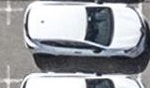
#> input picture study_materials/dataset/temp10.jpg, 150 x 88 px
$ jupyter execute --allow-errors lab4.ipynb
#> lines starting #> are read from the running program, lines starting #| are printed output that depends on the picture
[cell 1]
import numpy as np
from scipy.fftpack import dct
import cv2
from sklearn.linear_model import LogisticRegression
def create_correct_result(a, b=0):
    if b != 0:
        return np.concatenate((np.ones(a), np.zeros(b)))
    else:
        half_size = int(a / 2)
        ones = np.ones(half_size)
        zeros = np.zeros(half_size)
        return np.concatenate((ones, zeros))


def check_recognition_correctness(predicted, correct_prediction):
    if predicted.shape[0] != correct_prediction.shape[0]:
        return
    correct_counter = 0
    for iterator in range(predicted.shape[0]):
        if predicted[iterator] == correct_prediction[iterator]:
            correct_counter += 1
    correct_percent = correct_counter / predicted.shape[0]
    print("recognition correctness = ", correct_percent, "% (" , correct_counter , "/", predicted.shape[0], ")")
# Завантажте зображення (використовуйте ваші шляхи до файлів)
image_paths = [
    "./dataset/temp10.jpg", "./dataset/temp11.jpg", "./dataset/temp12.jpg",
    "./dataset/temp13.jpg", "./dataset/temp14.jpg", "./dataset/temp15.jpg",
    "./dataset/temp16.jpg", "./dataset/temp17.jpg", "./dataset/temp18.jpg",
    "./dataset/temp19.jpg", "./dataset/temp20.jpg", "./dataset/temp21.jpg",
    "./dataset/temp22.jpg", "./dataset/temp23.jpg", "./dataset/temp24.jpg",
    "./dataset/temp36.jpg", "./dataset/temp37.jpg", "./dataset/temp38.jpg",
    "./dataset/temp39.jpg", "./dataset/temp40.jpg", "./dataset/temp41.jpg",
    "./dataset/temp42.jpg", "./dataset/temp43.jpg", "./dataset/temp44.jpg",
    "./dataset/temp45.jpg", "./dataset/temp46.jpg", "./dataset/temp47.jpg",
    "./dataset/temp48.jpg", "./dataset/temp49.jpg", "./dataset/temp50.jpg",
]


def compute_features(image_path):
    # Завантажте зображення та перетворіть його на чорно-біле
#> called with image_path = './dataset/temp10.jpg'
    image = cv2.imread(image_path, cv2.IMREAD_GRAYSCALE)
#> image: shape (88, 150); min 17, max 255, mean 157

    # Обчисліть FFT
    fft_result = np.fft.fft2(image)
    fft_amplitudes = np.abs(fft_result)
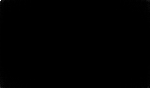
#> fft_amplitudes: shape (88, 150) float64; min 2, max 2072002, mean 2503.4; drawn with min black and max white

    # Обчисліть DCT
    dct_result = dct(dct(image, axis=0), axis=1)
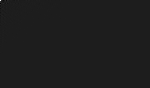
#> dct_result: shape (88, 150) float64; min -1086779, max 8288008, mean 490.4; drawn with min black and max white
    dct_coefficients = np.abs(dct_result)

    # Отримайте характеристичні ознаки (наприклад, середнє значення амплітуд FFT та коефіцієнти DCT)
    mean_fft_amplitude = np.mean(fft_amplitudes)
#> mean_fft_amplitude = 2503.4
    mean_dct_coefficient = np.mean(dct_coefficients)
#> mean_dct_coefficient = 4956.6
#> `fft_amplitude, dct_coefficient = compute_features(path)`: fft_amplitude = 2503.4; dct_coefficient = 4956.6
#> pass 2 of the loop `for path in image_paths:`:
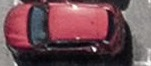
#> input picture study_materials/dataset/temp11.jpg, 151 x 66 px
#> in compute_features (call 2), `image = cv2.imread(image_path, cv2.IMREAD_GRAYSCALE)`:
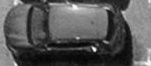
#> image: shape (66, 151); min 3, max 253, mean 86.7
#> in compute_features (call 2), `fft_amplitudes = np.abs(fft_result)`:
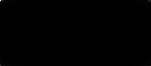
#> fft_amplitudes: shape (66, 151) float64; min 2.68, max 864450, mean 1332.5; drawn with min black and max white
#> dct_result: shape (66, 151) float64
#> dct_coefficients: shape (66, 151) float64
#> mean_fft_amplitude = 1332.5
#> mean_dct_coefficient = 2705.3
#> fft_amplitude = 1332.5; dct_coefficient = 2705.3
#> pass 3 of the loop `for path in image_paths:`:
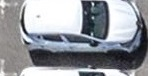
#> input picture study_materials/dataset/temp12.jpg, 151 x 76 px
#> image: shape (76, 151)
#> in compute_features (call 3), `fft_amplitudes = np.abs(fft_result)`:
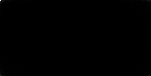
#> fft_amplitudes: shape (76, 151) float64; min 2.27, max 1748816, mean 2290.1; drawn with min black and max white
#> in compute_features (call 3), `dct_result = dct(dct(image, axis=0), axis=1)`:
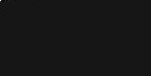
#> dct_result: shape (76, 151) float64; min -671430.1, max 6995264, mean 688.8; drawn with min black and max white
#> dct_coefficients: shape (76, 151) float64
#> mean_fft_amplitude = 2290.1
#> mean_dct_coefficient = 4850.5
#> fft_amplitude = 2290.1; dct_coefficient = 4850.5

    return mean_fft_amplitude, mean_dct_coefficient


# Обчисліть характеристичні ознаки для кожного зображення
fft_list, dct_list = [], []
#> (the rest of this cell did not finish here and is left out)

Тестова вибірка

[cell 2]
image_paths = ["./dataset/temp25.jpg", "./dataset/temp26.jpg", "./dataset/temp27.jpg",
          "./dataset/temp28.jpg", "./dataset/temp29.jpg", "./dataset/temp30.jpg",
          "./dataset/temp31.jpg", "./dataset/temp32.jpg", "./dataset/temp33.jpg",
          "./dataset/temp34.jpg", "./dataset/temp51.jpg", "./dataset/temp52.jpg",
          "./dataset/temp53.jpg", "./dataset/temp54.jpg", "./dataset/temp55.jpg",
          "./dataset/temp56.jpg", "./dataset/temp57.jpg", "./dataset/temp58.jpg",
          "./dataset/temp59.jpg", "./dataset/temp60.jpg", ]
#> image_paths = 20 items, first 6: './dataset/temp25.jpg', './dataset/temp26.jpg', './dataset/temp27.jpg', './dataset/temp28.jpg', './dataset/temp29.jpg', './dataset/temp30.jpg'

# Обчисліть характеристичні ознаки для кожного зображення
fft_list, dct_list = [], []
#> (the rest of this cell did not finish here and is left out)
